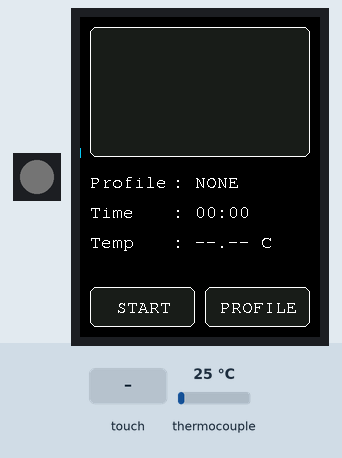
Simulated run of this sketch. Board: Arduino Uno, built with avr-gcc and run on an emulated ATmega328P. Shown: 1 RGB LEDs in strip order, left to right, 240×320 colour display. Inputs (shaded band) come from the test bench; at power-on: thermocouple 25 °C. Dim RGB values are drawn brighter than linear; what the sketch prints to the serial monitor is not drawn.

Above: at 2.3 s.
2.4 s: touch panel pressed at 62 % / 90 % of its raw x / y range
At 3.7 s:
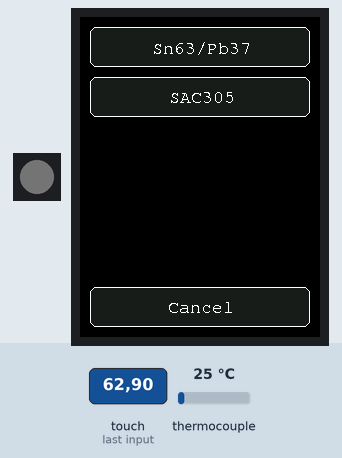
4.1 s: touch panel pressed at 38 % / 10 % of its raw x / y range
At 5.7 s:
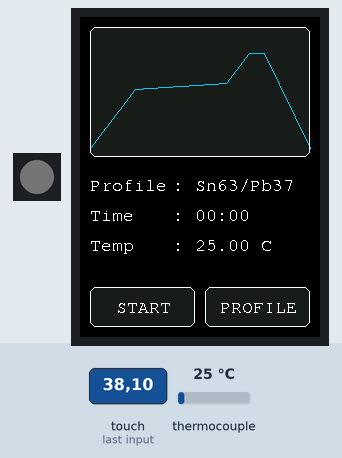
6.7 s: touch panel pressed at 38 % / 90 % of its raw x / y range
At 8.0 s:
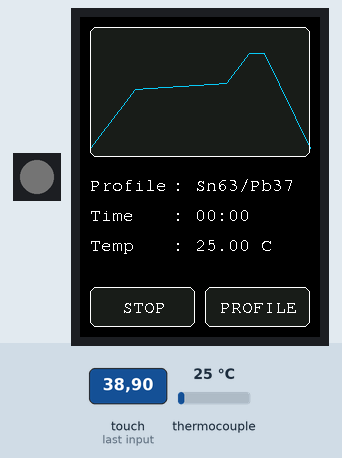
9.7 s: thermocouple set to 6 °C
At 11.0 s:
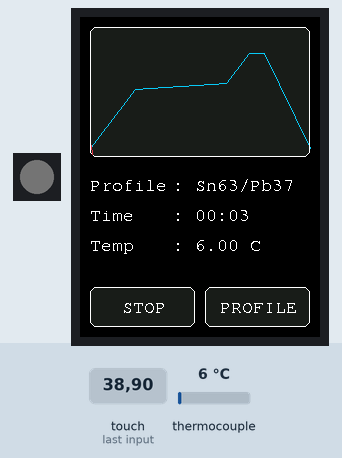
12.7 s: touch panel pressed at 38 % / 90 % of its raw x / y range
At 14.4 s:
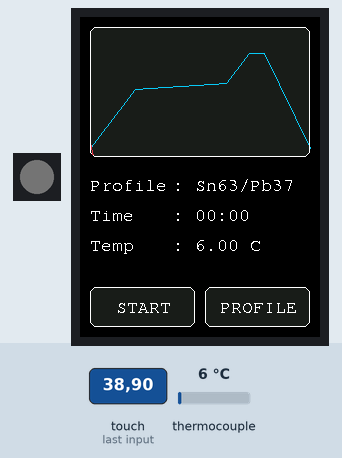
14.7 s: thermocouple set to 75 °C
At 16.0 s:
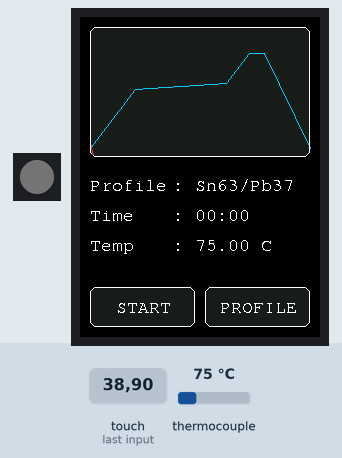
Timing chart, 0 to 17.7 s (numbered marks = the images above; inputs shaded):
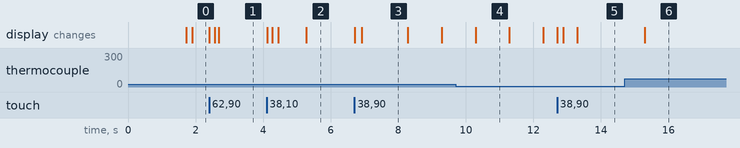

Measured:
- after the input at 2.4 s, the display: first changes at once (image 1 shows a later state)
- after the input at 4.1 s, the display: first changes at once (image 2 shows a later state)
- after the input at 6.7 s, the display: first changes at once (image 3 shows a later state)
- after the input at 9.7 s, the display: changes after 0.59 s (image 4)
- after the input at 12.7 s, the display: first changes at once (image 5 shows a later state)
- after the input at 14.7 s, the display: changes after 0.59 s (image 6)

The sketch:

core.ino
```cpp
/*
 Name:		openbake_fw.ino
 Created:	9/13/2022 7:27:36 PM
 Author:	Mason Wray
*/

#include "AppState.h"
#include "SplashView.h"
#include "ConfigView.h"
#include "ProfileView.h"
#include "ViewUtils.h"
#include "MainView.h"
#include "View.h"
#include "Config.h"
#include "TempController.h"
#include <Adafruit_DotStar.h>
#include <SPI.h>
#include <Adafruit_GFX.h>
#include <Adafruit_ILI9341.h>
#include <TouchScreen.h>
#include <Adafruit_MAX31855.h>

#define TFT_DC 9
#define TFT_CS 10

#define YP A5
#define XM A3
#define YM 12
#define XP 11

#define MAXDO   2
#define MAXCS   7
#define MAXCLK  13

#define SSR 0

Adafruit_DotStar ds = Adafruit_DotStar(1, 41, 40, DOTSTAR_BGR);
Adafruit_ILI9341 tft = Adafruit_ILI9341(TFT_CS, TFT_DC);
TouchScreen ts = TouchScreen(XP, YP, XM, YM, 300);
Adafruit_MAX31855 tc = Adafruit_MAX31855(MAXCLK, MAXCS, MAXDO);

int minX = 500, minY = 500, maxX = 0, maxY = 0;

AppState state = AppState();
View* view;
TempController temp_controller = TempController(SSR, &tc, &state);

void setup() {
	Serial.begin(115200);
	//while (!Serial) delay(1);

	// Initialize RGB LED
	ds.begin();
	ds.setBrightness(1);
	ds.setPixelColor(0, ds.gamma32(ds.Color(255, 255, 255)));
	ds.show();

	// Initialize TFT display
	tft.begin();
	tft.fillScreen(ILI9341_BLACK);

	// Initialize thermocouple driver
	if (!tc.begin()) {
		Serial.println("Thermocouple failed to initialize.");
	}
	Serial.println("Ready.");

	// Initialize view controller
	view = new SplashView(W, H, &tft);
}

void loop() {
	temp_controller.update();
	view->update();

	if (view->next_view != view->type)
	{
		switch (view->next_view)
		{
		case View::SPLASH_VIEW:
			delete view;
			view = new SplashView(W, H, &tft);
			break;
		case View::MAIN_VIEW:
			delete view;
			view = new MainView(W, H, &tft, &ts, &tc, &state);
			break;
		case View::CONFIG_VIEW:
			delete view;
			view = new ConfigView(W, H, &tft, &ts, &tc);
			break;
		case View::PROFILE_VIEW:
			delete view;
			view = new ProfileView(W, H, &tft, &ts, &state);
		default:
			break;
		}
	}
}
```

AppState.cpp
```cpp
//
//
//

#include "AppState.h"

AppState::AppState()
{
	profile_selected = false;
	running = false;
}

AppState::~AppState()
{
}

void AppState::startCycle()
{
	last_start = millis();
	running = true;
}

void AppState::stopCycle()
{
	running = false;
}
```

AppState.h
```cpp
// AppState.h

#ifndef _APPSTATE_h
#define _APPSTATE_h

#if defined(ARDUINO) && ARDUINO >= 100
#include "arduino.h"
#else
#include "WProgram.h"
#endif

#include "SolderProfile.h"

class AppState
{
public:
	AppState();
	~AppState();

	// Settings
	int room_temp = 20;
	int max_temp = 300;

	// Solder Profile
	bool profile_selected;
	SolderProfile current_profile;

	// Run Cycle
	bool running;
	long last_start;
	void startCycle();
	void stopCycle();
};

#endif
```

Button.cpp
```cpp
//
//
//

#include "Button.h"

Button::Button() {}

Button::Button(String _name, ViewUtils::BoundingBox _bound, Adafruit_ILI9341* _tft, TouchScreen* _ts)
{
	name = _name;
	last_name = name;
	disabled = false;
	last_disabled = disabled;
	bound = _bound;
	tft = _tft;
	ts = _ts;
	pressed = false;
	gap = 0;

	style = Style::DEFAULT;
	last_style = style;

	initialize();
}

Button::~Button()
{
}

void Button::initialize()
{
	draw();
}

bool Button::update()
{
	using namespace Theme;

	bool selected = false;
	bool rerender = false;

	if (!disabled)
	{
		TSPoint* p = ViewUtils::lerp(ts->getPoint());

		if (p->z > ts->pressureThreshhold)
		{
			if (p->x >= bound.x && p->x <= bound.x + bound.w && p->y >= bound.y && p->y <= bound.y + bound.h)
			{
				rerender = pressed ? rerender : true;
				pressed = true;
				gap = 0;
			}
		}
		else
		{
			if (pressed)
			{
				gap++;
			}

			if (gap > 8 && pressed)
			{
				rerender = true;
				pressed = false;
				selected = true;
			}
		}

		delete p;
	}

	// Check for prop updates
	if (!name.equals(last_name) || style != last_style || disabled != last_disabled)
	{
		rerender = true;
		last_name = name;
		last_style = style;
		last_disabled = disabled;
	}

	if (rerender)
	{
		draw();
	}

	return selected;
}

void Button::setDisabled(bool is_disabled)
{
	disabled = is_disabled;
}

void Button::setName(String _name)
{
	name = _name;
}

void Button::setStyle(Style _style)
{
	style = _style;
}

void Button::draw()
{
	using namespace Theme;

	uint16_t t_w; uint16_t t_h; int16_t t_x; int16_t t_y;
	uint16_t bgc = pressed ? bg_selected : bg_accent;

	String upper = String(name);
	upper.toUpperCase();

	tft->getTextBounds(upper, bound.x, bound.y, &t_x, &t_y, &t_w, &t_h);
	int text_x = bound.x + ((bound.w - t_w) / 2);
	int text_y = bound.y + (bound.h / 2) + (t_h / 2);

	tft->fillRoundRect(bound.x, bound.y, bound.w, bound.h, radius, bgc);
	tft->drawRoundRect(bound.x, bound.y, bound.w, bound.h, radius, border_default);
	tft->setCursor(text_x, text_y);
	tft->print(name);
}
```

Button.h
```cpp
// Button.h

#ifndef _BUTTON_h
#define _BUTTON_h

#if defined(ARDUINO) && ARDUINO >= 100
#include "arduino.h"
#else
#include "WProgram.h"
#endif

#include "Theme.h"
#include "ViewUtils.h"
#include <Adafruit_ILI9341.h>
#include <TouchScreen.h>

class Button
{
public:
	enum Style
	{
		DEFAULT,
		PRIMARY,
		SUCCESS,
		WARNING,
		DANGER,
	};

	Button();
	Button(String _name, ViewUtils::BoundingBox _bound, Adafruit_ILI9341* _tft, TouchScreen* _ts);
	~Button();

	void initialize();
	bool update();
	void setDisabled(bool is_disabled);
	void setName(String _name);
	void setStyle(Style _style);


private:
	void draw();

	Adafruit_ILI9341* tft;
	TouchScreen* ts;

	String name;
	String last_name;

	Button::Style style;
	Button::Style last_style;

	bool disabled;
	bool last_disabled;

	ViewUtils::BoundingBox bound;
	bool pressed;
	int gap;
};

#endif
```

KeyVal.cpp
```cpp
//
//
//

#include "KeyVal.h"

KeyVal::KeyVal()
{

}

KeyVal::KeyVal(String _key, String _val, ViewUtils::BoundingBox _bound, float _key_width, Adafruit_ILI9341* _tft)
{
	key = _key;
	val = _val;
	last_val = _val;
	bound = _bound;
	key_width = _key_width;
	tft = _tft;

	initialize();
}

KeyVal::~KeyVal()
{

}

void KeyVal::initialize()
{
	tft->setCursor(bound.x, bound.y + bound.h);
	tft->print(key);
	tft->setCursor(bound.x + (bound.w * key_width), tft->getCursorY());
	tft->print(": ");
	tft->print(val);
}

void KeyVal::update()
{
	using namespace Theme;

	if (!last_val.equals(val))
	{
		tft->setCursor(bound.x, bound.y + bound.h);
		tft->fillRect(bound.x + (bound.w * key_width), bound.y, ((float)bound.w * (1.0 - (float)key_width)), bound.h + 2, bg_default);
		tft->setCursor(bound.x + (bound.w * key_width), tft->getCursorY());
		tft->print(": ");
		tft->print(val);
		last_val = val;
	}
}

void KeyVal::setValue(String new_val)
{
	val = new_val;
}
```

KeyVal.h
```cpp
// KeyVal.h

#ifndef _KEYVAL_h
#define _KEYVAL_h

#if defined(ARDUINO) && ARDUINO >= 100
#include "arduino.h"
#else
#include "WProgram.h"
#endif

#include "Theme.h"
#include "ViewUtils.h"
#include <Adafruit_ILI9341.h>

class KeyVal
{
public:
	KeyVal();
	KeyVal(String _key, String _val, ViewUtils::BoundingBox _bound, float _key_width, Adafruit_ILI9341* _tft);
	~KeyVal();
	void initialize();
	void update();
	void setValue(String new_val);

private:
	Adafruit_ILI9341* tft;
	float key_width;

	String key;
	String val;
	ViewUtils::BoundingBox bound;
	String last_val;
};

#endif
```

MainView.cpp
```cpp
//
//
//

#include "MainView.h"

using namespace Theme;
using namespace ViewUtils;

MainView::MainView(int width, int height, Adafruit_ILI9341* _tft, TouchScreen* _ts, Adafruit_MAX31855* _tc, AppState* _state)
{
	type = ViewType::MAIN_VIEW;
	next_view = ViewType::MAIN_VIEW;
	display_width = width;
	display_height = height;
	tft = _tft;
	ts = _ts;
	tc = _tc;
	state = _state;

	timer = millis();

	initialize();
}

MainView::~MainView()
{
}

void MainView::initialize()
{
	// Clear Display
	tft->fillScreen(bg_default);

	// Draw Temp Chart
	temp_chart = TempChart({ padding, padding, (uint16_t)(display_width - (padding * 2)), chart_height }, state, tft, ts);

	// Draw stats
	const float spacing = 0.38;
	uint16_t t_w; uint16_t t_h; int16_t t_x; int16_t t_y;
	String profile_name = state->profile_selected ? state->current_profile.name : "NONE";

	ViewUtils::BoundingBox profile_box = { (int16_t)padding, (int16_t)((padding * 3) + chart_height), (uint16_t)(display_width - (padding * 2)), 0 };
	tft->getTextBounds(profile_name, profile_box.x, profile_box.y, &t_x, &t_y, &t_w, &t_h);
	profile_box.h = t_h;
	ViewUtils::BoundingBox time_box = profile_box;
	time_box.y += padding * 3;
	ViewUtils::BoundingBox temp_box = time_box;
	temp_box.y += padding * 3;

	profile_kv = KeyVal("Profile", profile_name, profile_box, spacing, tft);
	time_kv = KeyVal("Time", "00:00", time_box, spacing, tft);
	temp_kv = KeyVal("Temp", "--.-- C", temp_box, spacing, tft);

	//Calculate Button Sizing
	int button_width = (display_width - (padding * 3)) / 2;
	int button_y = display_height - padding - button_height;
	int b1_x = padding;
	int b2_x = button_width + (padding * 2);

	// Draw Start/Stop Button
	start = Button("START", { (int16_t)padding , (int16_t)button_y, (uint16_t)button_width, (uint16_t)button_height }, tft, ts);

	// Draw Config Button
	config = Button("PROFILE", { (int16_t)(button_width + (padding * 2)) , (int16_t)button_y, (uint16_t)button_width, (uint16_t)button_height }, tft, ts);
}

void MainView::update()
{
	if (millis() - timer > MV_UPDATE)
	{
		// Update temperature
		timer = millis();
		temp = tc->readCelsius();

		// Update temp KeyVal
		temp_kv.setValue(String(String(temp, 2) + " C"));

		// Update time KeyVal
		if (state->running)
		{
			time_kv.setValue(ViewUtils::mstot(timer - state->last_start));
		}
		else
		{
			time_kv.setValue(ViewUtils::mstot(0));
		}

	}

	// Update Temp
	temp_chart.update((timer - state->last_start) / 1000, temp);

	// Update KeyVals
	profile_kv.update();
	time_kv.update();
	temp_kv.update();

	// Draw Start/Stop Button
	bool ss_pressed = start.update();
	if (ss_pressed && state->profile_selected && !(state->running))
	{
		start.setName("STOP");
		state->startCycle();
	}
	else if (ss_pressed && state->running)
	{
		start.setName("START");
		state->stopCycle();
	}

	// Draw Config Button
	config.setDisabled(state->running);
	if (config.update())
	{
		next_view = ViewType::PROFILE_VIEW;
	}
}
```

MainView.h
```cpp
// MainView.h

#ifndef _MAINVIEW_h
#define _MAINVIEW_h

#if defined(ARDUINO) && ARDUINO >= 100
#include "arduino.h"
#else
#include "WProgram.h"
#endif

#include "AppState.h"
#include "View.h"
#include "Theme.h"
#include "Button.h"
#include "KeyVal.h"
#include "ViewUtils.h"
#include "TempChart.h"
#include <Adafruit_ILI9341.h>
#include <TouchScreen.h>
#include <Adafruit_MAX31855.h>

#define MV_UPDATE 1000

class MainView : public View
{
public:
	MainView(int width, int height, Adafruit_ILI9341* _tft, TouchScreen* _ts, Adafruit_MAX31855* _tc, AppState* _state);
	~MainView();
	void update();
	void initialize();

private:
	int timer;
	float temp;

	TempChart temp_chart;
	KeyVal profile_kv;
	KeyVal time_kv;
	KeyVal temp_kv;
	Button start;
	Button config;

	ViewUtils::BoundingBox profile_box;
	ViewUtils::BoundingBox time_box;
	ViewUtils::BoundingBox temp_box;
};

#endif
```

ProfileView.cpp
```cpp
//
//
//

#include "ProfileView.h"

using namespace Theme;

ProfileView::ProfileView(int width, int height, Adafruit_ILI9341* _tft, TouchScreen* _ts, AppState* _state)
{
	type = ViewType::PROFILE_VIEW;
	next_view = ViewType::PROFILE_VIEW;
	display_width = width;
	display_height = height;
	tft = _tft;
	ts = _ts;
	state = _state;

	initialize();
}

ProfileView::~ProfileView()
{
}

void ProfileView::initialize()
{
	using namespace Theme;
	using namespace ViewUtils;

	tft->fillScreen(bg_default);

	BoundingBox b1; b1.x = padding; b1.y = padding; b1.w = display_width - (padding * 2); b1.h = button_height;
	Sn63_Pb37 = Button("Sn63/Pb37", b1, tft, ts);

	BoundingBox b2; b2.x = padding; b2.y = b1.y + b1.h + padding; b2.w = display_width - (padding * 2); b2.h = button_height;
	SAC305 = Button("SAC305", b2, tft, ts);

	BoundingBox bc; bc.x = padding; bc.y = display_height - padding - button_height; bc.w = display_width - (padding * 2); bc.h = button_height;
	cancel = Button("Cancel", bc, tft, ts);
}

void ProfileView::update()
{
	if (Sn63_Pb37.update())
	{
		String guid = "4a06fc45-c15e-4a75-9baa-19ac5d305c25";
		state->current_profile = SolderProfile("Sn63/Pb37", guid, { 150, 60 }, { 165, 120 }, { 230, 30 }, { 230, 20 }, { state->room_temp, 60 });
		state->profile_selected = true;
		next_view = View::MAIN_VIEW;
	}

	if (SAC305.update())
	{
		String guid = "b7d3935e-5cb0-4e22-928b-0113a2981066";
		state->current_profile = SolderProfile("SAC305", guid, { 150, 60 }, { 180, 120 }, { 250, 30 }, { 250, 15 }, { state->room_temp, 60 });
		state->profile_selected = true;
		next_view = View::MAIN_VIEW;
	}

	if (cancel.update())
	{
		next_view = View::MAIN_VIEW;
	}
}
```

ProfileView.h
```cpp
// ProfileView.h

#ifndef _PROFILEVIEW_h
#define _PROFILEVIEW_h

#if defined(ARDUINO) && ARDUINO >= 100
#include "arduino.h"
#else
#include "WProgram.h"
#endif

#include "View.h"
#include "Theme.h"
#include "Button.h"
#include "SolderProfile.h"

class ProfileView : public View
{
public:
	ProfileView(int width, int height, Adafruit_ILI9341* _tft, TouchScreen* _ts, AppState* _state);
	~ProfileView();

	void initialize();
	void update();

private:
	Button Sn63_Pb37;
	Button SAC305;
	Button cancel;
};

#endif
```

SolderProfile.cpp
```cpp
//
//
//

#include "SolderProfile.h"

SolderProfile::SolderProfile()
{
}

SolderProfile::SolderProfile(String _name, String _guid, ProfileZone _preheat, ProfileZone _soak, ProfileZone _heat, ProfileZone _flow, ProfileZone _cooldown)
{
	name = _name;
	guid = _guid;
	preheat = _preheat;
	soak = _soak;
	heat = _heat;
	flow = _flow;
	cooldown = _cooldown;
}

SolderProfile::~SolderProfile()
{
}

int SolderProfile::getTotalDuration()
{
	return preheat.duration + soak.duration + heat.duration + flow.duration + cooldown.duration;
}
```

SolderProfile.h
```cpp
// SolderProfile.h

#ifndef _SOLDERPROFILE_h
#define _SOLDERPROFILE_h

#if defined(ARDUINO) && ARDUINO >= 100
#include "arduino.h"
#else
#include "WProgram.h"
#endif

class SolderProfile
{
public:
	struct ProfileZone
	{
		int target;
		int duration;
	};

	SolderProfile();
	SolderProfile(String _name, String _guid, ProfileZone _preheat, ProfileZone _soak, ProfileZone _heat, ProfileZone _flow, ProfileZone _cooldown);
	~SolderProfile();
	String name;
	String guid;
	ProfileZone preheat;
	ProfileZone soak;
	ProfileZone heat;
	ProfileZone flow;
	ProfileZone cooldown;

	int getTotalDuration();
};

#endif
```

SplashView.cpp
```cpp
//
//
//

#include "SplashView.h"

using namespace Theme;

SplashView::SplashView(int width, int height, Adafruit_ILI9341* _tft)
{
	type = ViewType::SPLASH_VIEW;
	next_view = ViewType::SPLASH_VIEW;
	display_width = width;
	display_height = height;
	tft = _tft;
	timer = millis();

	initialize();
}

SplashView::~SplashView()
{

}

void SplashView::initialize()
{
	String heading = "ProtoBake";
	String brand = "EMERSON LABS";
	String version = FIRMWARE_VERSION;

	uint16_t t_w; uint16_t t_h; int16_t t_x; int16_t t_y;

	tft->fillScreen(bg_default);
	tft->setFont(&FreeMono18pt7b);
	tft->getTextBounds(heading, 0, 0, &t_x, &t_y, &t_w, &t_h);
	tft->setCursor((display_width - t_w) / 2, display_height / 3);
	tft->println(heading);

	tft->setFont(&FreeMono12pt7b);
	tft->getTextBounds(brand, 0, 0, &t_x, &t_y, &t_w, &t_h);
	tft->setCursor((display_width - t_w) / 2, display_height - (display_height / 5));
	tft->println(brand);

	tft->setFont(&FreeMono9pt7b);
	tft->getTextBounds(version, 0, 0, &t_x, &t_y, &t_w, &t_h);
	tft->setCursor((display_width - t_w) / 2, display_height - (display_height / 8));
	tft->println(version);

}

void SplashView::update()
{
	if (millis() - timer > POST_DELAY)
	{
		next_view = ViewType::MAIN_VIEW;
	}
}
```

SplashView.h
```cpp
// SplashView.h

#ifndef _SPLASHVIEW_h
#define _SPLASHVIEW_h

#if defined(ARDUINO) && ARDUINO >= 100
#include "arduino.h"
#else
#include "WProgram.h"
#endif

#include "Config.h"
#include "Theme.h"
#include "View.h"
#include <Fonts/FreeMono18pt7b.h>
#include <Fonts/FreeMono12pt7b.h>
#include <Fonts/FreeMono9pt7b.h>

class SplashView : public View
{
public:
	SplashView(int width, int height, Adafruit_ILI9341* _tft);
	~SplashView();
	void update();
	void initialize();

private:
	int timer;
};

#endif
```

TempChart.h
```cpp
// TempChart.h

#ifndef _TEMPCHART_h
#define _TEMPCHART_h

#if defined(ARDUINO) && ARDUINO >= 100
#include "arduino.h"
#else
#include "WProgram.h"
#endif

#include "Theme.h"
#include "AppState.h"
#include "ViewUtils.h"
#include "SolderProfile.h"
#include <Adafruit_ILI9341.h>
#include <TouchScreen.h>

class TempChart
{
public:
	TempChart();
	TempChart(ViewUtils::BoundingBox _bound, AppState* _state, Adafruit_ILI9341* _tft, TouchScreen* _ts);
	~TempChart();

	void initialize();
	void update(int secs, float temp);

private:
	Adafruit_ILI9341* tft;
	TouchScreen* ts;
	ViewUtils::BoundingBox bound;
	AppState* state;
	String last_guid;

	int last_time;
	int last_temp;
	int last_start_time;

	int tempDV(int temp);
	int timeDV(int ms);

	bool isWithinBounds(int x0, int y0, int x1, int y1);
};

#endif
```

TempController.h
```cpp
// TempController.h

#ifndef _TEMPCONTROLLER_h
#define _TEMPCONTROLLER_h

#if defined(ARDUINO) && ARDUINO >= 100
#include "arduino.h"
#else
#include "WProgram.h"
#endif

#include "Config.h"
#include "AppState.h"
#include "SolderProfile.h"
#include <Adafruit_MAX31855.h>

class TempController
{
public:
	TempController(int control_pin, Adafruit_MAX31855* _tc, AppState* _state);
	~TempController();
	void update();

private:
	Adafruit_MAX31855* tc;
	AppState* state;

	int timer;
	int pin;
	bool heating;

	int getTargetTemp(int secs);
	int getActualTemp();

	void heat();
	void cool();
};

#endif
```

Theme.h
```cpp
// Theme.h

#ifndef _THEME_h
#define _THEME_h

#if defined(ARDUINO) && ARDUINO >= 100
#include "arduino.h"
#else
#include "WProgram.h"
#endif

#include <Adafruit_ILI9341.h>

// Config View
#define ITEMS_PER_PAGE 7

namespace Theme
{
	// Colors
	static uint16_t border_default = 0xFFFF;
	static uint16_t bg_default = 0x0000;
	static uint16_t bg_accent = 0x18E3;
	static uint16_t bg_selected = 0x7BCF;
	static uint16_t target_curve_col = 0x0E5E;
	static uint16_t actual_curve_col = 0xD9A8;

	// Layout
	static uint16_t radius = 6;
	static uint8_t padding = 10;
	static uint16_t chart_height = 130;
	static uint16_t button_height = 40;

	// Config List Item
	static int16_t left_offset = padding * 4;
}

#endif
```

View.cpp
```cpp
//
//
//

#include "View.h"
```

Source omitted: TempChart.cpp (3263 bytes), TempController.cpp (2204 bytes), View.h (692 bytes), ViewUtils.cpp (602 bytes), ViewUtils.h (447 bytes), Config.h (225 bytes), ConfigListItem.cpp (3163 bytes), ConfigListItem.h (907 bytes), ConfigNode.cpp (507 bytes), ConfigNode.h (499 bytes), ConfigView.cpp (1591 bytes), ConfigView.h (582 bytes)
